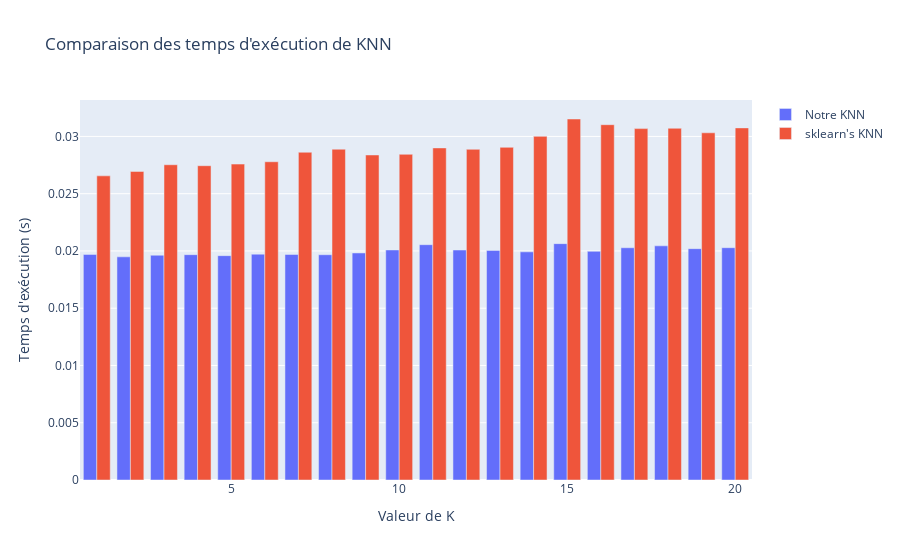

Notebook cell for this chart:
### Markdown cell above
**Answer:**

### Code cell
from sklearn.neighbors import KNeighborsClassifier
import timeit
import plotly.graph_objects as go

def sklearn_knn(x_train, class_train, x_test, K):
    knn = KNeighborsClassifier(n_neighbors=K)
    knn.fit(x_train, class_train)
    return knn.predict(x_test)

def knn_maison(x_train, class_train, x_test, K):
    return knn_classification(x_train, class_train, x_test, n_neighbours=K)

# Lists to stock run times
our_times = []
sklearn_times = []

# Compare results and runtime
for K in range(1, 21):
    #our_pred = knn_maison(x_train, class_train, x_test, K)
    sklearn_pred = sklearn_knn(x_train, class_train, x_test, K)
        
    #our_time = timeit.timeit(lambda: knn_maison(x_train, class_train, x_test, K), number=10)
    sklearn_time = timeit.timeit(lambda: sklearn_knn(x_train, class_train, x_test, K), number=10)
    
   # our_times.append(our_time)
    sklearn_times.append(sklearn_time)

    print(f"Pour K={K}:  sklearn KNN : {sklearn_time:.4f}s")

for K in range(1, 21):
    our_pred = knn_maison(x_train, class_train, x_test, K)
    sklearn_pred = sklearn_knn(x_train, class_train, x_test, K)
        
    our_time = timeit.timeit(lambda: knn_maison(x_train, class_train, x_test, K), number=10)
    sklearn_time = timeit.timeit(lambda: sklearn_knn(x_train, class_train, x_test, K), number=10)
    
    our_times.append(our_time)
    sklearn_times.append(sklearn_time)

    print(f"Pour K={K}: Notre KNN : {our_time:.4f}s ")


K_values = list(range(1, 21))

# Affichage
fig = go.Figure(data=[
    go.Bar(name='Notre KNN', x=K_values, y=our_times),
    go.Bar(name="sklearn's KNN", x=K_values, y=sklearn_times)
])
fig.update_layout(barmode='group', title_text='Comparaison des temps d\'exécution de KNN',
                  xaxis_title='Valeur de K', yaxis_title='Temps d\'exécution (s)')
fig.show();

### Figure 1 — Plotly figure (JSON) as saved in the notebook; plotly's stock layout.template omitted (floating-point values rounded to 4 significant figures)
{"data": [{"name": "Notre KNN", "type": "bar", "x": [1, 2, 3, 4, 5, 6, 7, 8, 9, 10, 11, 12, 13, 14, 15, 16, 17, 18, 19, 20], "y": [0.0197, 0.01949, 0.01963, 0.01968, 0.01959, 0.01972, 0.01969, 0.01967, 0.01982, 0.02009, 0.02055, 0.02008, 0.02005, 0.01992, 0.02064, 0.01997, 0.02028, 0.02045, 0.0202, 0.02029]}, {"name": "sklearn's KNN", "type": "bar", "x": [1, 2, 3, 4, 5, 6, 7, 8, 9, 10, 11, 12, 13, 14, 15, 16, 17, 18, 19, 20], "y": [0.02656, 0.02695, 0.02753, 0.02744, 0.02759, 0.02779, 0.02862, 0.02889, 0.02838, 0.02844, 0.029, 0.02888, 0.02905, 0.03001, 0.03152, 0.03102, 0.03068, 0.03071, 0.03032, 0.03075, 0.02914, 0.02714, 0.02774, 0.02768, 0.02994, 0.02841, 0.02818, 0.02836, 0.03047, 0.03053, 0.0304, 0.02955, 0.031, 0.0301, 0.03023, 0.02971, 0.03177, 0.03014, 0.0308, 0.03106]}], "layout": {"barmode": "group", "title": {"text": "Comparaison des temps d'exécution de KNN"}, "xaxis": {"title": {"text": "Valeur de K"}}, "yaxis": {"title": {"text": "Temps d'exécution (s)"}}}}
